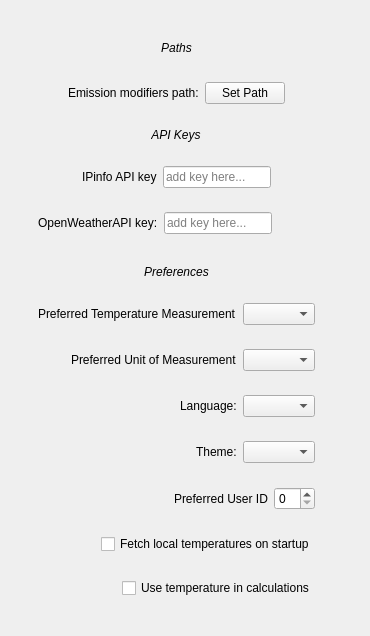
<?xml version="1.0" encoding="UTF-8"?>
<ui version="4.0">
 <class>settingsWidget</class>
 <widget class="QWidget" name="settingsWidget">
  <property name="geometry">
   <rect>
    <x>0</x>
    <y>0</y>
    <width>370</width>
    <height>636</height>
   </rect>
  </property>
  <property name="windowTitle">
   <string>Settings</string>
  </property>
  <layout class="QHBoxLayout" name="horizontalLayout">
   <item>
    <widget class="QWidget" name="leftBar" native="true">
     <property name="autoFillBackground">
      <bool>false</bool>
     </property>
     <layout class="QVBoxLayout" name="verticalLayout">
      <item alignment="Qt::AlignmentFlag::AlignLeft">
       <widget class="QWidget" name="leftBarMainWidget" native="true">
        <property name="maximumSize">
         <size>
          <width>400</width>
          <height>16777215</height>
         </size>
        </property>
        <layout class="QVBoxLayout" name="verticalLayout_3">
         <item alignment="Qt::AlignmentFlag::AlignHCenter">
          <widget class="QWidget" name="pathsContainerWidget" native="true">
           <layout class="QVBoxLayout" name="verticalLayout_5">
            <item>
             <widget class="QLabel" name="pathsLabel">
              <property name="text">
               <string>&lt;html&gt;&lt;head/&gt;&lt;body&gt;&lt;p&gt;&lt;span style=&quot; font-style:italic;&quot;&gt;Paths&lt;/span&gt;&lt;/p&gt;&lt;/body&gt;&lt;/html&gt;</string>
              </property>
              <property name="alignment">
               <set>Qt::AlignmentFlag::AlignCenter</set>
              </property>
             </widget>
            </item>
           </layout>
          </widget>
         </item>
         <item alignment="Qt::AlignmentFlag::AlignHCenter">
          <widget class="QWidget" name="emissionsModifiersPathContainer" native="true">
           <layout class="QHBoxLayout" name="horizontalLayout_6">
            <item>
             <widget class="QLabel" name="emissionsModifiersPathLabel">
              <property name="text">
               <string>Emission modifiers path:</string>
              </property>
             </widget>
            </item>
            <item>
             <widget class="QPushButton" name="emissionsModifiersPathPushButton">
              <property name="text">
               <string>Set Path</string>
              </property>
             </widget>
            </item>
           </layout>
          </widget>
         </item>
         <item alignment="Qt::AlignmentFlag::AlignHCenter">
          <widget class="QWidget" name="apiKeysContainerWidget" native="true">
           <property name="sizePolicy">
            <sizepolicy hsizetype="Fixed" vsizetype="Fixed">
             <horstretch>0</horstretch>
             <verstretch>0</verstretch>
            </sizepolicy>
           </property>
           <property name="maximumSize">
            <size>
             <width>16777215</width>
             <height>16777215</height>
            </size>
           </property>
           <property name="layoutDirection">
            <enum>Qt::LayoutDirection::LeftToRight</enum>
           </property>
           <layout class="QHBoxLayout" name="horizontalLayout_2">
            <item>
             <widget class="QLabel" name="apiKeysLabel">
              <property name="text">
               <string>&lt;html&gt;&lt;head/&gt;&lt;body&gt;&lt;p&gt;&lt;span style=&quot; font-style:italic;&quot;&gt;API Keys&lt;/span&gt;&lt;/p&gt;&lt;/body&gt;&lt;/html&gt;</string>
              </property>
              <property name="alignment">
               <set>Qt::AlignmentFlag::AlignCenter</set>
              </property>
             </widget>
            </item>
           </layout>
          </widget>
         </item>
         <item alignment="Qt::AlignmentFlag::AlignHCenter">
          <widget class="QWidget" name="ipInfoAPIKeyWidget" native="true">
           <layout class="QHBoxLayout" name="horizontalLayout_4">
            <item>
             <widget class="QLabel" name="ipInfoAPIKeyLabel">
              <property name="text">
               <string>IPinfo API key</string>
              </property>
             </widget>
            </item>
            <item>
             <widget class="QLineEdit" name="ipInfoAPIKeyLineEdit">
              <property name="styleSheet">
               <string notr="true"/>
              </property>
              <property name="placeholderText">
               <string>add key here...</string>
              </property>
             </widget>
            </item>
           </layout>
          </widget>
         </item>
         <item alignment="Qt::AlignmentFlag::AlignLeft">
          <widget class="QWidget" name="openWeatherMapAPIKeyWidget" native="true">
           <layout class="QHBoxLayout" name="horizontalLayout_5">
            <item alignment="Qt::AlignmentFlag::AlignLeft">
             <widget class="QLabel" name="openWeatherMapAPIKeyLabel">
              <property name="text">
               <string>OpenWeatherAPI key:</string>
              </property>
             </widget>
            </item>
            <item>
             <widget class="QLineEdit" name="openWeatherMapAPIKeyLineEdit">
              <property name="styleSheet">
               <string notr="true">* { lineedit-password-character: 9679 }</string>
              </property>
              <property name="frame">
               <bool>true</bool>
              </property>
              <property name="placeholderText">
               <string>add key here...</string>
              </property>
              <property name="clearButtonEnabled">
               <bool>false</bool>
              </property>
             </widget>
            </item>
           </layout>
          </widget>
         </item>
         <item alignment="Qt::AlignmentFlag::AlignHCenter">
          <widget class="QWidget" name="preferencesContainerWidget" native="true">
           <layout class="QVBoxLayout" name="verticalLayout_4">
            <item alignment="Qt::AlignmentFlag::AlignBottom">
             <widget class="QLabel" name="preferencesLabel">
              <property name="frameShape">
               <enum>QFrame::Shape::NoFrame</enum>
              </property>
              <property name="lineWidth">
               <number>1</number>
              </property>
              <property name="text">
               <string>&lt;html&gt;&lt;head/&gt;&lt;body&gt;&lt;p&gt;&lt;span style=&quot; font-style:italic;&quot;&gt;Preferences&lt;/span&gt;&lt;/p&gt;&lt;/body&gt;&lt;/html&gt;</string>
              </property>
              <property name="alignment">
               <set>Qt::AlignmentFlag::AlignCenter</set>
              </property>
             </widget>
            </item>
           </layout>
          </widget>
         </item>
         <item alignment="Qt::AlignmentFlag::AlignRight|Qt::AlignmentFlag::AlignTop">
          <widget class="QWidget" name="preferredTemperatureMeasurementWidget" native="true">
           <property name="sizePolicy">
            <sizepolicy hsizetype="Expanding" vsizetype="Preferred">
             <horstretch>0</horstretch>
             <verstretch>0</verstretch>
            </sizepolicy>
           </property>
           <layout class="QHBoxLayout" name="horizontalLayout_7">
            <item alignment="Qt::AlignmentFlag::AlignHCenter">
             <widget class="QLabel" name="preferredTemperatureMeasurementLabel">
              <property name="text">
               <string>Preferred Temperature Measurement</string>
              </property>
             </widget>
            </item>
            <item>
             <widget class="QComboBox" name="preferredTemperatureMeasurementComboBox"/>
            </item>
           </layout>
          </widget>
         </item>
         <item alignment="Qt::AlignmentFlag::AlignRight">
          <widget class="QWidget" name="preferredUnitOfMeasurementWidget" native="true">
           <layout class="QHBoxLayout" name="horizontalLayout_8">
            <item alignment="Qt::AlignmentFlag::AlignLeft">
             <widget class="QLabel" name="preferredUnitOfMeasurementLabel">
              <property name="text">
               <string>Preferred Unit of Measurement</string>
              </property>
             </widget>
            </item>
            <item>
             <widget class="QComboBox" name="preferredUnitOfMeasurementComboBox">
              <property name="autoFillBackground">
               <bool>false</bool>
              </property>
             </widget>
            </item>
           </layout>
          </widget>
         </item>
         <item alignment="Qt::AlignmentFlag::AlignRight">
          <widget class="QWidget" name="languageContainerWidget" native="true">
           <layout class="QHBoxLayout" name="horizontalLayout_9">
            <item alignment="Qt::AlignmentFlag::AlignLeft">
             <widget class="QLabel" name="languageLabel">
              <property name="text">
               <string>Language:</string>
              </property>
             </widget>
            </item>
            <item alignment="Qt::AlignmentFlag::AlignLeft">
             <widget class="QComboBox" name="languageComboBox"/>
            </item>
           </layout>
          </widget>
         </item>
         <item alignment="Qt::AlignmentFlag::AlignRight">
          <widget class="QWidget" name="themeContainerWidget" native="true">
           <layout class="QHBoxLayout" name="horizontalLayout_10">
            <item>
             <widget class="QLabel" name="themeLabel">
              <property name="text">
               <string>Theme:</string>
              </property>
             </widget>
            </item>
            <item>
             <widget class="QComboBox" name="themeComboBox"/>
            </item>
           </layout>
          </widget>
         </item>
         <item alignment="Qt::AlignmentFlag::AlignRight">
          <widget class="QWidget" name="preferredUserIDContainerWidget" native="true">
           <layout class="QHBoxLayout" name="horizontalLayout_12">
            <item>
             <widget class="QLabel" name="preferredUserIDLabel">
              <property name="text">
               <string>Preferred User ID</string>
              </property>
             </widget>
            </item>
            <item>
             <widget class="QSpinBox" name="preferredUserIDSpinBox"/>
            </item>
           </layout>
          </widget>
         </item>
         <item alignment="Qt::AlignmentFlag::AlignRight">
          <widget class="QWidget" name="fetchLocalTemperaturesOnStartupContainerWIdget" native="true">
           <layout class="QHBoxLayout" name="horizontalLayout_3">
            <item alignment="Qt::AlignmentFlag::AlignRight">
             <widget class="QCheckBox" name="fetchLocalTemperaturesOnStartupCheckBox">
              <property name="text">
               <string>Fetch local temperatures on startup</string>
              </property>
             </widget>
            </item>
           </layout>
          </widget>
         </item>
         <item>
          <widget class="QWidget" name="temperatureUseContainerWidget" native="true">
           <layout class="QHBoxLayout" name="horizontalLayout_11">
            <item alignment="Qt::AlignmentFlag::AlignRight">
             <widget class="QCheckBox" name="temperatureUseCheckBox">
              <property name="text">
               <string>Use temperature in calculations</string>
              </property>
              <property name="checked">
               <bool>false</bool>
              </property>
             </widget>
            </item>
           </layout>
          </widget>
         </item>
        </layout>
       </widget>
      </item>
     </layout>
    </widget>
   </item>
  </layout>
 </widget>
 <resources/>
 <connections/>
</ui>
